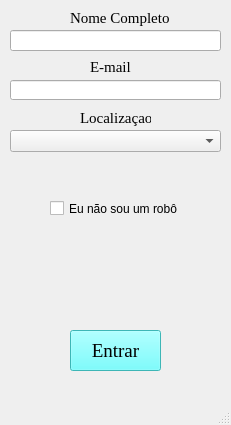
<?xml version="1.0" encoding="UTF-8"?>
<ui version="4.0">
 <class>MainWindow</class>
 <widget class="QMainWindow" name="MainWindow">
  <property name="geometry">
   <rect>
    <x>0</x>
    <y>0</y>
    <width>231</width>
    <height>425</height>
   </rect>
  </property>
  <property name="minimumSize">
   <size>
    <width>231</width>
    <height>425</height>
   </size>
  </property>
  <property name="maximumSize">
   <size>
    <width>231</width>
    <height>425</height>
   </size>
  </property>
  <property name="cursor">
   <cursorShape>ArrowCursor</cursorShape>
  </property>
  <property name="windowTitle">
   <string>MainWindow</string>
  </property>
  <property name="styleSheet">
   <string notr="true"/>
  </property>
  <widget class="QWidget" name="centralwidget">
   <widget class="QLabel" name="label">
    <property name="geometry">
     <rect>
      <x>70</x>
      <y>10</y>
      <width>101</width>
      <height>16</height>
     </rect>
    </property>
    <property name="font">
     <font>
      <family>Times New Roman</family>
      <pointsize>11</pointsize>
     </font>
    </property>
    <property name="text">
     <string>Nome Completo</string>
    </property>
   </widget>
   <widget class="QLineEdit" name="lineEdit">
    <property name="geometry">
     <rect>
      <x>10</x>
      <y>30</y>
      <width>211</width>
      <height>21</height>
     </rect>
    </property>
   </widget>
   <widget class="QLineEdit" name="lineEdit_2">
    <property name="geometry">
     <rect>
      <x>10</x>
      <y>80</y>
      <width>211</width>
      <height>20</height>
     </rect>
    </property>
   </widget>
   <widget class="QLabel" name="label_2">
    <property name="geometry">
     <rect>
      <x>90</x>
      <y>60</y>
      <width>47</width>
      <height>13</height>
     </rect>
    </property>
    <property name="font">
     <font>
      <family>Times New Roman</family>
      <pointsize>11</pointsize>
     </font>
    </property>
    <property name="text">
     <string>E-mail</string>
    </property>
   </widget>
   <widget class="QLabel" name="label_3">
    <property name="geometry">
     <rect>
      <x>80</x>
      <y>110</y>
      <width>71</width>
      <height>16</height>
     </rect>
    </property>
    <property name="font">
     <font>
      <family>Times New Roman</family>
      <pointsize>11</pointsize>
     </font>
    </property>
    <property name="text">
     <string>Localizaçao</string>
    </property>
   </widget>
   <widget class="QComboBox" name="comboBox">
    <property name="geometry">
     <rect>
      <x>10</x>
      <y>130</y>
      <width>211</width>
      <height>22</height>
     </rect>
    </property>
    <property name="cursor">
     <cursorShape>PointingHandCursor</cursorShape>
    </property>
   </widget>
   <widget class="QPushButton" name="pushButton">
    <property name="geometry">
     <rect>
      <x>70</x>
      <y>330</y>
      <width>91</width>
      <height>41</height>
     </rect>
    </property>
    <property name="font">
     <font>
      <family>Times New Roman</family>
      <pointsize>14</pointsize>
     </font>
    </property>
    <property name="cursor">
     <cursorShape>PointingHandCursor</cursorShape>
    </property>
    <property name="styleSheet">
     <string notr="true">color: rgb(0, 0, 0);
background-color: rgb(85, 255, 255);</string>
    </property>
    <property name="text">
     <string>Entrar</string>
    </property>
   </widget>
   <widget class="QCheckBox" name="checkBox">
    <property name="geometry">
     <rect>
      <x>50</x>
      <y>200</y>
      <width>131</width>
      <height>17</height>
     </rect>
    </property>
    <property name="styleSheet">
     <string notr="true">font: 10pt &quot;Times New Roman&quot;;</string>
    </property>
    <property name="text">
     <string>Eu não sou um robô </string>
    </property>
   </widget>
   <widget class="QLabel" name="label_4">
    <property name="geometry">
     <rect>
      <x>60</x>
      <y>250</y>
      <width>111</width>
      <height>61</height>
     </rect>
    </property>
    <property name="text">
     <string/>
    </property>
   </widget>
  </widget>
  <widget class="QMenuBar" name="menubar">
   <property name="geometry">
    <rect>
     <x>0</x>
     <y>0</y>
     <width>231</width>
     <height>21</height>
    </rect>
   </property>
  </widget>
  <widget class="QStatusBar" name="statusbar"/>
 </widget>
 <resources/>
 <connections/>
</ui>
